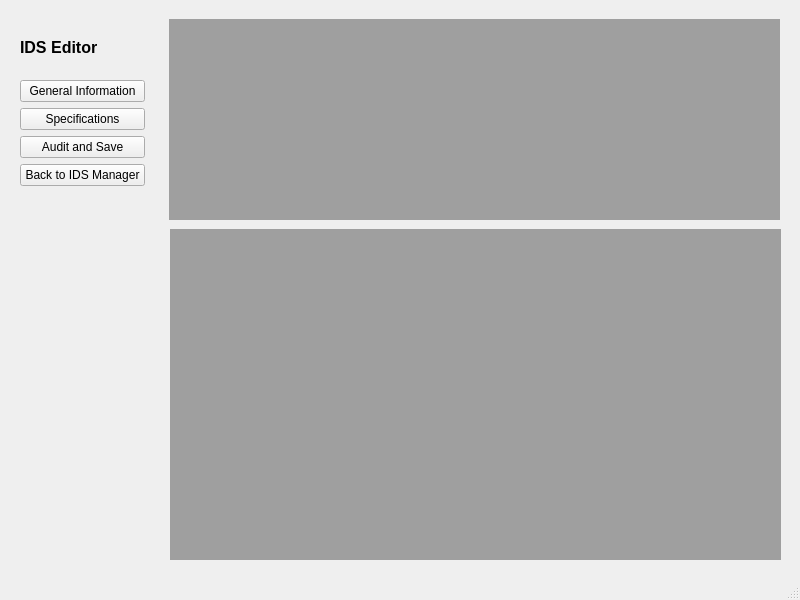
<?xml version="1.0" encoding="UTF-8"?>
<ui version="4.0">
 <class>idsEditorWindow</class>
 <widget class="QMainWindow" name="idsEditorWindow">
  <property name="geometry">
   <rect>
    <x>0</x>
    <y>0</y>
    <width>800</width>
    <height>600</height>
   </rect>
  </property>
  <property name="windowTitle">
   <string>IDS Editor Window</string>
  </property>
  <widget class="QWidget" name="centralwidget">
   <widget class="QMdiArea" name="mdi_list">
    <property name="geometry">
     <rect>
      <x>169</x>
      <y>19</y>
      <width>611</width>
      <height>201</height>
     </rect>
    </property>
   </widget>
   <widget class="QMdiArea" name="mdi_editor">
    <property name="geometry">
     <rect>
      <x>170</x>
      <y>229</y>
      <width>611</width>
      <height>331</height>
     </rect>
    </property>
   </widget>
   <widget class="QWidget" name="layoutWidget">
    <property name="geometry">
     <rect>
      <x>20</x>
      <y>20</y>
      <width>125</width>
      <height>166</height>
     </rect>
    </property>
    <layout class="QVBoxLayout" name="verticalLayout">
     <item>
      <widget class="QLabel" name="lbl_IDSEditor_title">
       <property name="font">
        <font>
         <family>Arial</family>
         <pointsize>12</pointsize>
         <weight>75</weight>
         <bold>true</bold>
        </font>
       </property>
       <property name="text">
        <string>IDS Editor</string>
       </property>
      </widget>
     </item>
     <item>
      <widget class="QPushButton" name="btn_ids_info">
       <property name="text">
        <string>General Information</string>
       </property>
      </widget>
     </item>
     <item>
      <widget class="QPushButton" name="btn_ids_specifications">
       <property name="text">
        <string>Specifications</string>
       </property>
      </widget>
     </item>
     <item>
      <widget class="QPushButton" name="btn_ids_audit">
       <property name="text">
        <string>Audit and Save</string>
       </property>
      </widget>
     </item>
     <item>
      <widget class="QPushButton" name="btn_back">
       <property name="text">
        <string>Back to IDS Manager</string>
       </property>
      </widget>
     </item>
    </layout>
   </widget>
  </widget>
  <widget class="QStatusBar" name="statusbar"/>
 </widget>
 <resources/>
 <connections/>
</ui>
